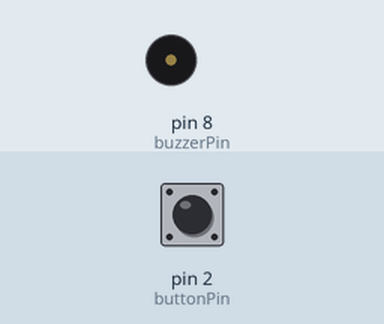
The sketch below on a simulated Arduino Uno, built with avr-gcc and run on an emulated ATmega328P. On the bench: buzzer (waves = sounding). The test bench sets the inputs (shaded band); at power-on: pin 2 (buttonPin) LOW.

Above: at 1.2 s.
1.3 s: pin 2 (buttonPin) pulled HIGH for 0.15 s
At 1.37 s:
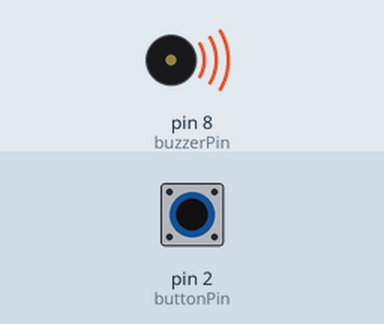
2.9 s: pin 2 (buttonPin) pulled HIGH for 3.2 s
At 6.6 s:
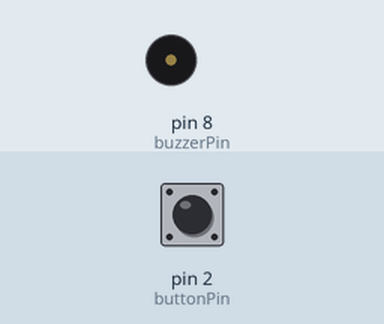
Timing chart, 0 to 8.1 s (numbered marks = the images above; inputs shaded):
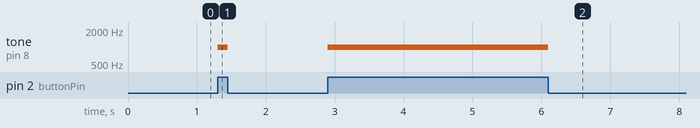

The sketch:

alarm.ino
```cpp
int buttonPin = 2;
int buzzerPin = 8;

void setup() {
  pinMode(buttonPin, INPUT);
  pinMode(buzzerPin, OUTPUT);
}

void loop() {
  int buttonState = digitalRead(buttonPin);

  if (buttonState == HIGH) {
    tone(buzzerPin, 1000); // 1000 Hz sound
  }
  else {
    noTone(buzzerPin);     // stop sound
  }
}
```

Measured:
- after the input at 1.3 s, tone on pin 8 (buzzerPin): silent → 1000 Hz at once, → silent 0.15 s later
- after the input at 2.9 s, tone on pin 8 (buzzerPin): silent → 1000 Hz at once, → silent 3.2 s later
